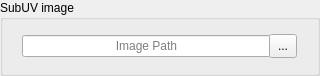
     <widget class="QGroupBox" name="grb_subuv_image">
      <property name="minimumSize">
       <size>
        <width>320</width>
        <height>76</height>
       </size>
      </property>
      <property name="maximumSize">
       <size>
        <width>320</width>
        <height>76</height>
       </size>
      </property>
      <property name="title">
       <string>SubUV image</string>
      </property>
      <layout class="QGridLayout" name="gridLayout_2">
       <item row="0" column="0">
        <widget class="QFrame" name="fr_select_field">
         <property name="minimumSize">
          <size>
           <width>275</width>
           <height>25</height>
          </size>
         </property>
         <property name="maximumSize">
          <size>
           <width>275</width>
           <height>25</height>
          </size>
         </property>
         <property name="frameShape">
          <enum>QFrame::NoFrame</enum>
         </property>
         <property name="frameShadow">
          <enum>QFrame::Raised</enum>
         </property>
         <layout class="QGridLayout" name="gridLayout">
          <property name="leftMargin">
           <number>0</number>
          </property>
          <property name="topMargin">
           <number>0</number>
          </property>
          <property name="rightMargin">
           <number>0</number>
          </property>
          <property name="bottomMargin">
           <number>0</number>
          </property>
          <item row="0" column="0">
           <widget class="QLineEdit" name="fld_path">
            <property name="minimumSize">
             <size>
              <width>249</width>
              <height>22</height>
             </size>
            </property>
            <property name="maximumSize">
             <size>
              <width>249</width>
              <height>22</height>
             </size>
            </property>
            <property name="alignment">
             <set>Qt::AlignCenter</set>
            </property>
            <property name="placeholderText">
             <string>Image Path</string>
            </property>
           </widget>
          </item>
          <item row="0" column="1">
           <widget class="QToolButton" name="btn_path">
            <property name="minimumSize">
             <size>
              <width>28</width>
              <height>24</height>
             </size>
            </property>
            <property name="maximumSize">
             <size>
              <width>28</width>
              <height>24</height>
             </size>
            </property>
            <property name="text">
             <string>...</string>
            </property>
           </widget>
          </item>
         </layout>
        </widget>
       </item>
      </layout>
     </widget>
